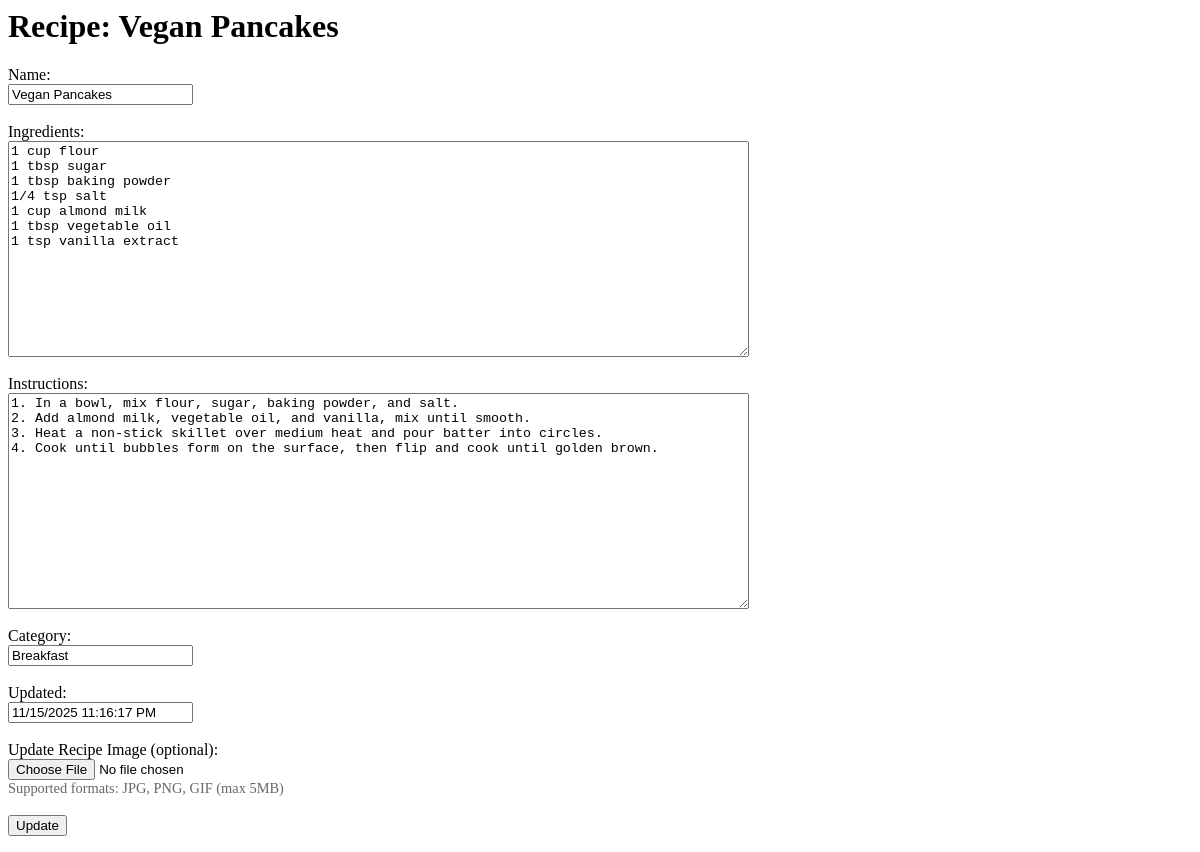
The app's page /display, older data.
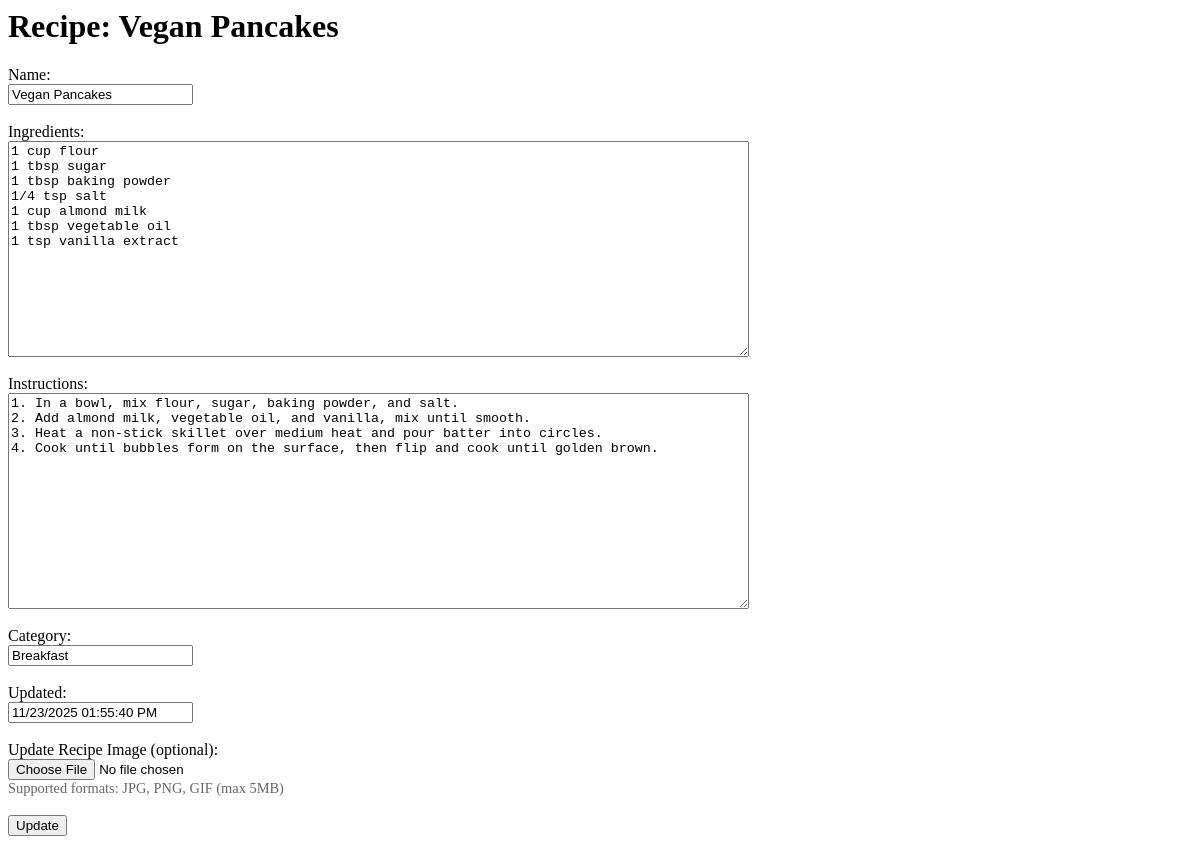
The same page, newer data.
### app/model/recipes.py (models this page shows, shortened)
class Recipe(db.Model):
    __tablename__ = 'recipes'
    id = Column(Integer, primary_key=True)
    name = Column(String(50), unique=True)
    ingredients = Column(String(500), nullable=False)
    instructions = Column(String(1000), nullable=False)  # Changed to nullable=False since it's required
    category = Column(String(50), nullable=True)  # New category field
    created_at = Column(DateTime, default=datetime.utcnow)
    updated_at = Column(DateTime, default=datetime.utcnow, onupdate=datetime.utcnow)
    user_id = Column(Integer, ForeignKey('users.id'), nullable=False)  # Fixed - removed extra comma
    image_location = Column(String(255), nullable=True)
    prep_time = Column(Integer, nullable=True)  # in minutes
    cook_time = Column(Integer, nullable=True)  # in minutes
    total_time = Column(Integer, nullable=True)  # in minutes
    servings = Column(Integer, nullable=True)  # number of servings
    user = relationship('User', back_populates='recipes')
    favorites = relationship('Favorite', back_populates='recipe', cascade='all, delete-orphan')

### app/__init__.py (the view, shortened to what this page needs)
    @app.route('/display', methods=["GET", "POST"])
    def display_recipes():
        from app.service.recipe import RecipeService # could we put this at the top instead of separately in each procedure ?
        page = request.args.get("page", 1, type=int)
        per_page = 1
        paginated_recipes = Recipe.query.order_by(Recipe.id).paginate(page=page, per_page=per_page)
        recipe = paginated_recipes.items[0] if paginated_recipes.items else None
        return render_template('display_recipes.html', recipe=recipe, paginated_recipes=paginated_recipes)

### app/templates/display_recipes.html (shortened to what this page needs)
<html>
<head>
</head>
<body>
    <h1>Recipe: {{ recipe['name'] }}</h1>
    <form method="POST" onsubmit="confirmAndRefresh(event)" enctype="multipart/form-data">
        <label for="name">Name:</label><br>
        <input type="text" id="name" name="name" value="{{ recipe['name'] }}"><br><br>
        <label for="ingredients">Ingredients:</label><br>
        <textarea id="ingredients" name="ingredients" rows="14" cols="90">{{ recipe['ingredients'] }}</textarea><br><br>
        <label for="instructions">Instructions:</label><br>
        <textarea id="instructions" name="instructions" rows="14" cols="90">{{ recipe['instructions'] }}</textarea><br><br>
        <label for="category">Category:</label><br>
        <input type="text" id="category" name="category" value="{{ recipe['category'] }}"><br><br>
        <label for="updated">Updated:</label><br>
        <input type="text" id="updated" name="updated" readonly value="{{ recipe['updated_at'].strftime('%m/%d/%Y %I:%M:%S %p') }}"><br><br>
        <label for="recipe_image">Update Recipe Image (optional):</label><br>
        <input type="file" id="recipe_image" name="recipe_image" accept="image/*"><br>
        <small style="color: #666; font-size: 0.9em;">Supported formats: JPG, PNG, GIF (max 5MB)</small><br><br>
        <input type="submit" value="Update">
    </form>
</body>
</html>

Row changes from the older to the newer data that the page shows:
changed Recipe "Vegan Pancakes": updated "11/15/2025 11:16:17 PM" → "11/23/2025 01:55:40 PM"
